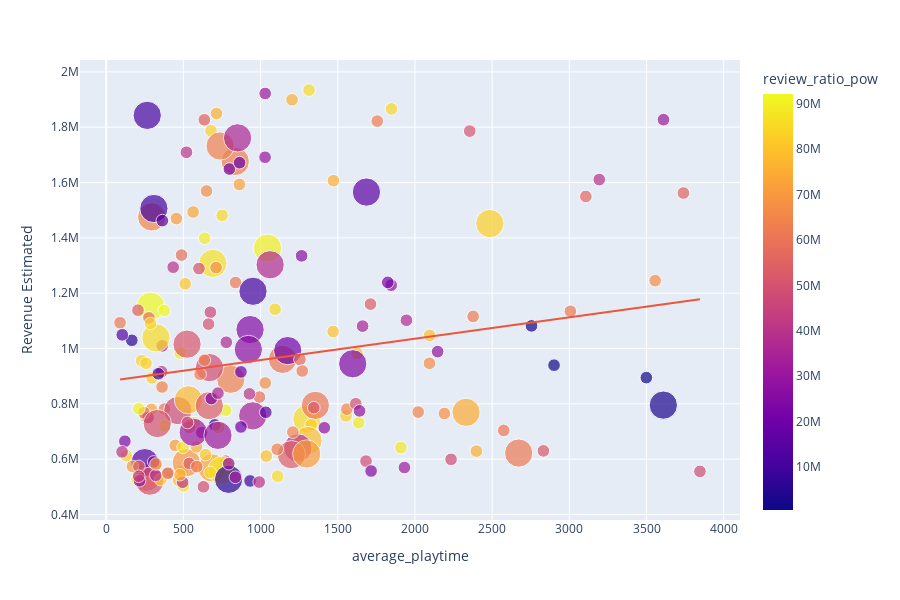

Notebook code cell kept with this figure:
### Markdown cell above
You can draw some interesting conclusions based on the stacked barplot. The first thing that is remarkable is the fact that the amount of players that play AAA-games is overall a lot higher than the amount of players that play Indie games. A second interesting thing you may notice is the fact that the number of players is getting bigger when the price is getting higher, except for the AAA-games low price category. That means that people on avarage tend to play more expensive games, except when it comes to low price AAA-games. The 24th peak and current peak are also a lot higher for this category than they are for other categories. This indicates that players continue playing these games for a longer time than thay do with other games. Therefore low price AAA-games attract the most people for the longest time, which makes it the most popular type of game.

### Code cell
df_rev = pd.read_csv('DATASETS/steam_reviews_revenue.csv')
rev_play = df_rev
rev_play = rev_play[rev_play['average_playtime'] < 4000]
rev_play = rev_play[rev_play['average_playtime'] > 50]
rev_play = rev_play[rev_play['Revenue Estimated'] < 2000000]
rev_play = rev_play[rev_play['Revenue Estimated'] > 500000]
rev_play['is_aaa2'] = rev_play['is_aaa']*4+1
rev_play['review_ratio_pow'] = rev_play['review_ratio']**4
fig = px.scatter(rev_play, x=rev_play['average_playtime'], y=rev_play['Revenue Estimated'], color= 'review_ratio_pow', size='is_aaa2', height=600, trendline='ols')
fig.show()

### Figure 1 — Plotly figure (JSON) as saved in the notebook; plotly's stock layout.template omitted (floating-point values rounded to 4 significant figures; data arrays with more than 128 entries replaced by an {"elided": "..."} marker saying what was removed)
{"data": [{"hovertemplate": "average_playtime=%{x}<br>Revenue Estimated=%{y}<br>is_aaa2=%{marker.size}<br>review_ratio_pow=%{marker.color}<extra></extra>", "legendgroup": "", "marker": {"color": {"elided": "194 float values"}, "coloraxis": "coloraxis", "size": {"elided": "194 int values"}, "sizemode": "area", "sizeref": 0.0125, "symbol": "circle"}, "mode": "markers", "name": "", "orientation": "v", "showlegend": false, "type": "scatter", "x": {"elided": "194 int values"}, "xaxis": "x", "y": {"elided": "194 float values"}, "yaxis": "y"}, {"hovertemplate": "<b>OLS trendline</b><br>Revenue Estimated = 77.2879 * average_playtime + 880939<br>R<sup>2</sup>=0.027156<br><br>average_playtime=%{x}<br>Revenue Estimated=%{y} <b>(trend)</b><extra></extra>", "legendgroup": "", "marker": {"symbol": "circle"}, "mode": "lines", "name": "", "showlegend": false, "type": "scatter", "x": {"elided": "194 int values"}, "xaxis": "x", "y": {"elided": "194 float values"}, "yaxis": "y"}], "layout": {"coloraxis": {"colorbar": {"title": {"text": "review_ratio_pow"}}, "colorscale": [[0, "#0d0887"], [0.1111, "#46039f"], [0.2222, "#7201a8"], [0.3333, "#9c179e"], [0.4444, "#bd3786"], [0.5556, "#d8576b"], [0.6667, "#ed7953"], [0.7778, "#fb9f3a"], [0.8889, "#fdca26"], [1, "#f0f921"]]}, "height": 600, "legend": {"itemsizing": "constant", "tracegroupgap": 0}, "margin": {"t": 60}, "xaxis": {"anchor": "y", "domain": [0, 1], "title": {"text": "average_playtime"}}, "yaxis": {"anchor": "x", "domain": [0, 1], "title": {"text": "Revenue Estimated"}}}}
